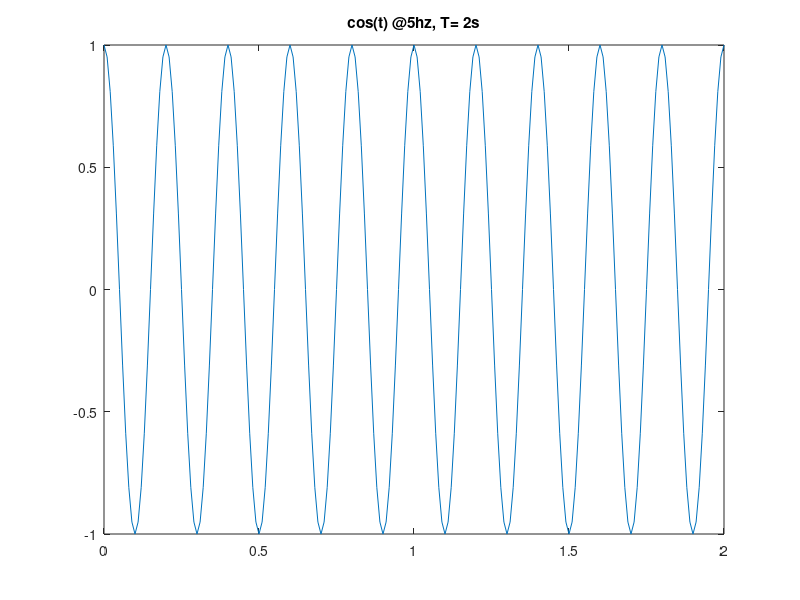
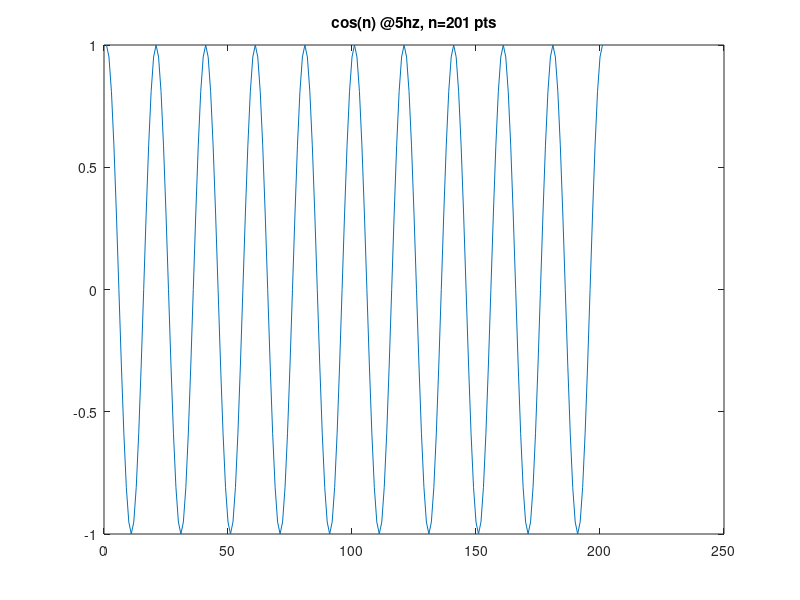
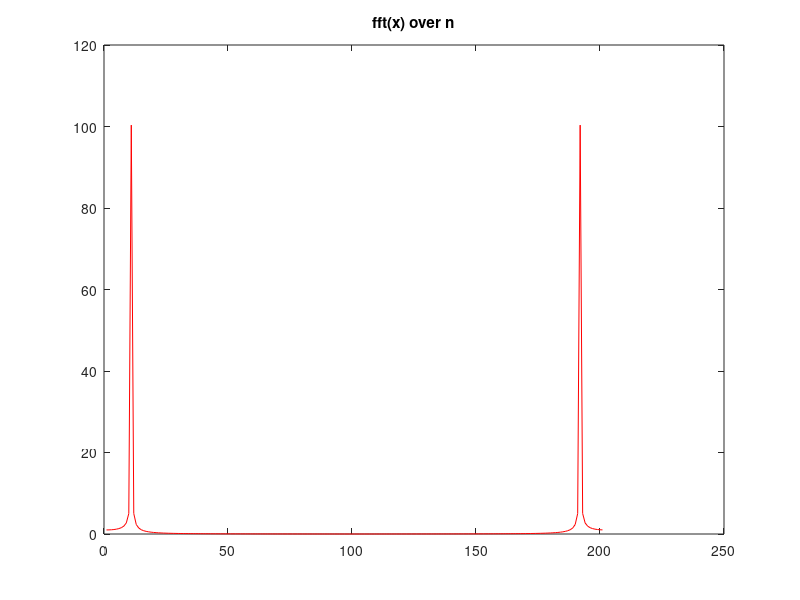
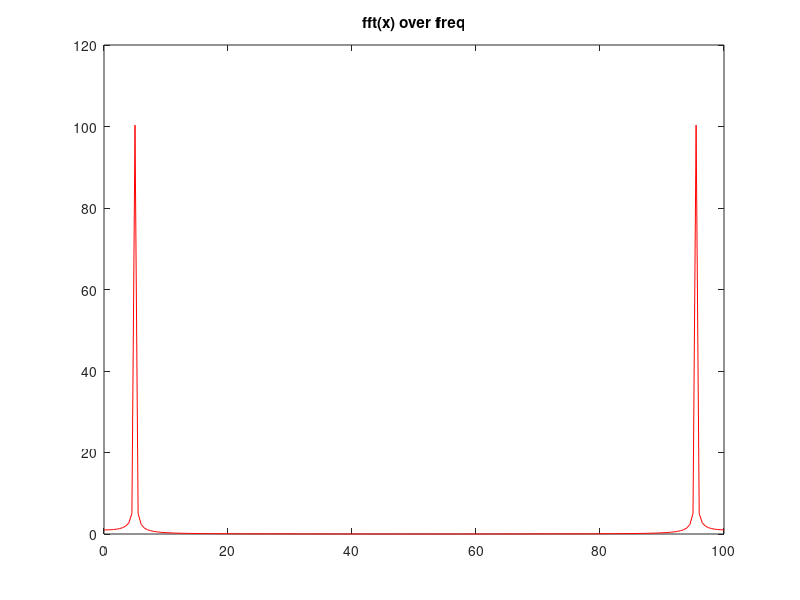

The MATLAB source for these figures, in order:
clear;
clc;
%t : 0 - 2, stepping 0.001, total 2001 pts
t=0:0.01:2;
T=max(t);
deltaF=1/T;
%total samples : pts
n=max(size(t));
%sampling freq = (n-1)/t
Fs=(n-1)/T;
%cosine working freq
Fw=5;

x=cos(2*pi*Fw*t);
figure;
plot(t, x);
title('cos(t) @5hz, T= 2s');

figure;
plot(x);
title('cos(n) @5hz, n=201 pts');

y1=fft(x);
y2=fftshift(y1);

freq=[0:n-1]*deltaF;

figure;
plot(abs(y1),'r');
title('fft(x) over n');

figure;
plot(freq, abs(y1),'r');
title('fft(x) over freq');

%fftshift
figure;
plot(abs(y2),'r');
title('fftshift(x) over n');

figure;
plot(freq, abs(y2),'r');
title('fftshift(x) over freq');
return ;


figure;
plot(abs(y2),'b');
title('fftshift over n');
return;

f=(0:2000)*Fs/n-Fs/2;

figure;
plot(f,abs(y1),'r'); %直接对fft结果作图，周期是200hz
title('fft @300hz');

figure;
plot(f,abs(y2),'b'); %周期改为100hz
title('fftshift @200hz');

figure;
plot(abs(y2),'b'); %周期改为100hz
title('fftshift x @200hz');
